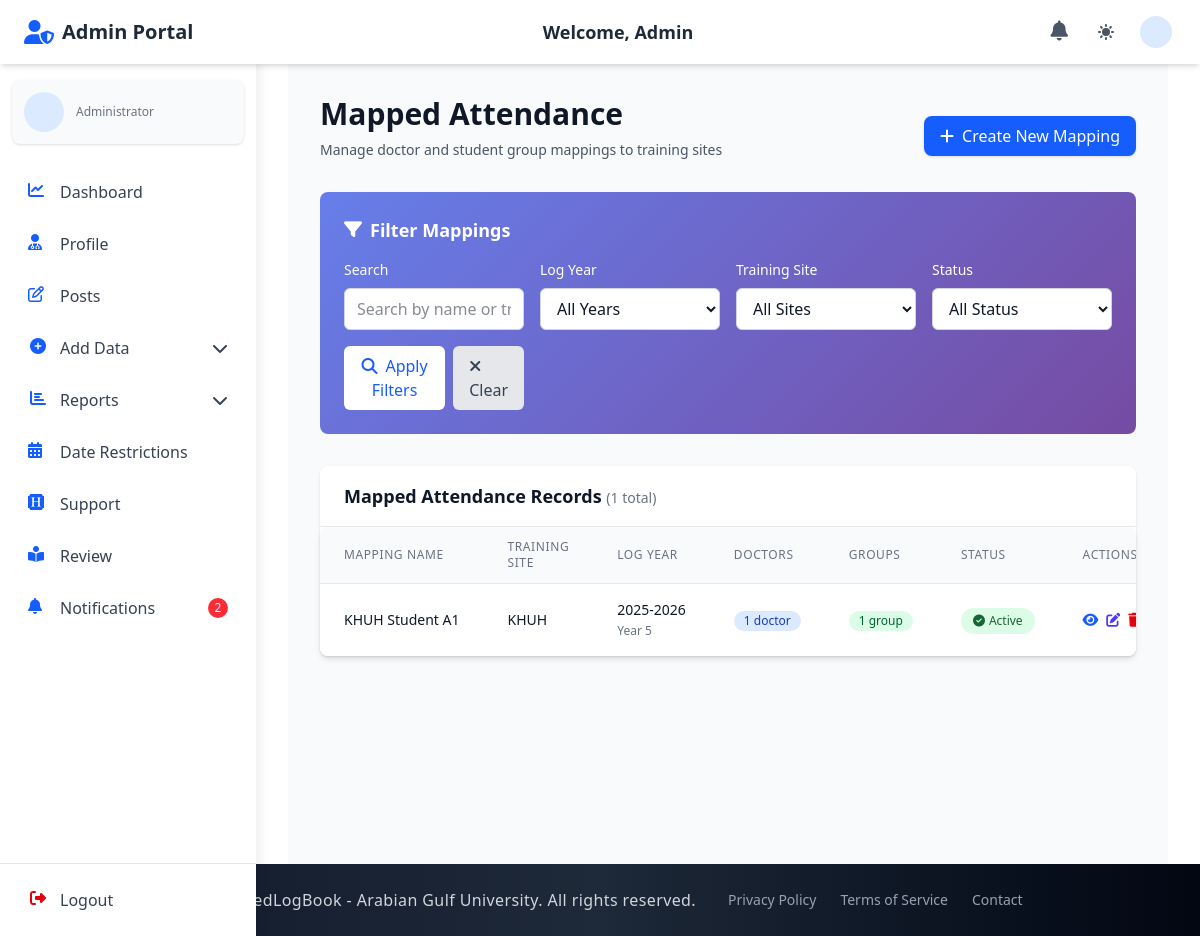
Screenshot of /admin_section/mapped-attendance/ (signed in) with the database file from the repository.
### admin_section/models.py (models this page shows, shortened)
class MappedAttendance(models.Model):
    name = models.CharField(max_length=100, help_text="Name for this attendance mapping")
    training_site = models.ForeignKey(TrainingSite, on_delete=models.CASCADE, related_name='mapped_attendances')
    doctors = models.ManyToManyField('accounts.Doctor', blank=True, related_name='mapped_attendances')
    groups = models.ManyToManyField(Group, blank=True, related_name='mapped_attendances')
    log_year = models.ForeignKey(LogYear, on_delete=models.CASCADE, related_name='mapped_attendances')
    log_year_section = models.ForeignKey(
        LogYearSection,
        on_delete=models.SET_NULL,
        null=True,
        blank=True,
        related_name='mapped_attendances'
    )
    is_active = models.BooleanField(default=True)
    created_at = models.DateTimeField(auto_now_add=True)
    updated_at = models.DateTimeField(auto_now=True)
    class Meta:
        ordering = ['-created_at']
        verbose_name = "Mapped Attendance"
        verbose_name_plural = "Mapped Attendances"
        unique_together = ['name', 'training_site', 'log_year']

class TrainingSite(models.Model):
    name = models.CharField(max_length=100, unique=True)
    log_year = models.ForeignKey(LogYear, on_delete=models.CASCADE, related_name='training_sites')

class LogYear(models.Model):
    year_name = models.CharField(max_length=20, unique=True)

class LogYearSection(models.Model):
    year_section_name = models.CharField(max_length=20)
    year_name = models.ForeignKey(LogYear, on_delete=models.CASCADE, related_name="log_year_sections")
    is_deleted = models.BooleanField(default=False)

### admin_section/views_file/mapped_attendance_views.py (the view)
# urls.py: path("mapped-attendance/", mapped_attendance_list, name="mapped_attendance_list"),
@login_required
def mapped_attendance_list(request):
    search_query = request.GET.get('search', '')
    log_year_filter = request.GET.get('log_year', '')
    training_site_filter = request.GET.get('training_site', '')
    is_active_filter = request.GET.get('is_active', '')
    mappings = MappedAttendance.objects.select_related(
        'training_site', 'log_year', 'log_year_section'
    ).prefetch_related('doctors', 'groups')
    if search_query:
        mappings = mappings.filter(
            Q(name__icontains=search_query) |
            Q(training_site__name__icontains=search_query)
        )
    if log_year_filter:
        mappings = mappings.filter(log_year_id=log_year_filter)
    if training_site_filter:
        mappings = mappings.filter(training_site_id=training_site_filter)
    if is_active_filter:
        mappings = mappings.filter(is_active=is_active_filter == 'true')
    paginator = Paginator(mappings, 10)
    page_number = request.GET.get('page')
    page_obj = paginator.get_page(page_number)
    log_years = LogYear.objects.all().order_by('-year_name')
    training_sites = TrainingSite.objects.all().order_by('name')
    context = {
        'page_obj': page_obj,
        'search_query': search_query,
        'log_years': log_years,
        'training_sites': training_sites,
        'selected_log_year': log_year_filter,
        'selected_training_site': training_site_filter,
        'selected_is_active': is_active_filter,
    }
    return render(request, 'admin_section/mapped_attendance_list.html', context)

### admin_section/context_processors.py (called while the page is built)
def admin_notification_count(request):
    if request.user.is_authenticated and request.user.role == 'admin':
        try:
            admin_unread_notifications_count = AdminNotification.objects.filter(recipient=request.user, is_read=False).count()
            return {'admin_unread_notifications_count': admin_unread_notifications_count}
        except:
            pass
    return {'admin_unread_notifications_count': 0}

### doctor_section/context_processors.py (called while the page is built, shortened)
def notification_count(request):
    return {'unread_notifications_count': 0}

### staff_section/context_processors.py (called while the page is built, shortened)
def staff_notification_count(request):
    return {'staff_unread_notifications_count': 0}

### student_section/context_processors.py (called while the page is built, shortened)
def student_notification_count(request):
    return {'student_unread_notifications_count': 0}

### admin_section/templates/admin_section/mapped_attendance_list.html (shortened to what this page needs)
{% extends 'base.html' %}
{% load static %}
{% block navbar %}
  {% include 'components/admin_auth_navbar.html' %}
{% endblock %}
{% block content %}
<div class="min-h-screen bg-gray-50 dark:bg-gray-900 py-8">
  <div class="max-w-7xl mx-auto px-4 sm:px-6 lg:px-8">
    <div class="mb-8">
      <div class="flex flex-col sm:flex-row sm:items-center sm:justify-between">
        <div>
          <h1 class="text-3xl font-bold text-gray-900 dark:text-white">Mapped Attendance</h1>
          <p class="mt-2 text-sm text-gray-600 dark:text-gray-400">
            Manage doctor and student group mappings to training sites
          </p>
        </div>
        <div class="mt-4 sm:mt-0">
          <a href="{% url 'admin_section:mapped_attendance_create' %}"
             class="inline-flex items-center px-4 py-2 bg-blue-600 hover:bg-blue-700 text-white font-medium rounded-lg shadow-sm transition-colors duration-200">
            <i class="fas fa-plus mr-2"></i>
            Create New Mapping
          </a>
        </div>
      </div>
    </div>
    <div class="filter-card rounded-lg p-6 mb-8 text-white">
      <h3 class="text-lg font-semibold mb-4 flex items-center">
        <i class="fas fa-filter mr-2"></i>
        Filter Mappings
      </h3>
      <form method="get" class="grid grid-cols-1 md:grid-cols-4 gap-4">
        <div>
          <label class="block text-sm font-medium mb-2">Search</label>
          <input type="text" name="search" value="{{ search_query }}"
                 placeholder="Search by name or training site..."
                 class="w-full px-3 py-2 rounded-md border border-gray-300 dark:border-gray-600 bg-white dark:bg-gray-800 text-gray-900 dark:text-white focus:ring-2 focus:ring-blue-500">
        </div>
        <div>
          <label class="block text-sm font-medium mb-2">Log Year</label>
          <select name="log_year" class="w-full px-3 py-2 rounded-md border border-gray-300 dark:border-gray-600 bg-white dark:bg-gray-800 text-gray-900 dark:text-white focus:ring-2 focus:ring-blue-500">
            <option value="">All Years</option>
          </select>
        </div>
        <div>
          <label class="block text-sm font-medium mb-2">Training Site</label>
          <select name="training_site" class="w-full px-3 py-2 rounded-md border border-gray-300 dark:border-gray-600 bg-white dark:bg-gray-800 text-gray-900 dark:text-white focus:ring-2 focus:ring-blue-500">
            <option value="">All Sites</option>
          </select>
        </div>
        <div>
          <label class="block text-sm font-medium mb-2">Status</label>
          <select name="is_active" class="w-full px-3 py-2 rounded-md border border-gray-300 dark:border-gray-600 bg-white dark:bg-gray-800 text-gray-900 dark:text-white focus:ring-2 focus:ring-blue-500">
            <option value="">All Status</option>
          </select>
        </div>
        <div class="md:col-span-4 flex gap-2">
          <button type="submit" class="px-4 py-2 bg-white text-blue-600 rounded-md hover:bg-gray-100 transition-colors duration-200 font-medium">
            <i class="fas fa-search mr-2"></i>Apply Filters
          </button>
          <a href="{% url 'admin_section:mapped_attendance_list' %}" class="px-4 py-2 bg-gray-200 text-gray-700 rounded-md hover:bg-gray-300 transition-colors duration-200 font-medium">
            <i class="fas fa-times mr-2"></i>Clear
          </a>
        </div>
      </form>
    </div>
    <div class="bg-white dark:bg-gray-800 rounded-lg shadow-sm">
      <div class="px-6 py-4 border-b border-gray-200 dark:border-gray-700">
        <h3 class="text-lg font-semibold text-gray-900 dark:text-white">
          Mapped Attendance Records
          {% if page_obj.paginator.count %}
            <span class="text-sm font-normal text-gray-500 dark:text-gray-400">
              ({{ page_obj.paginator.count }} total)
            </span>
          {% endif %}
        </h3>
      </div>
      {% if page_obj %}
        <div class="table-container">
          <table class="min-w-full divide-y divide-gray-200 dark:divide-gray-700">
            <thead class="bg-gray-50 dark:bg-gray-700">
              <tr>
                <th class="px-6 py-3 text-left text-xs font-medium text-gray-500 dark:text-gray-300 uppercase tracking-wider">
                  Mapping Name
                </th>
                <th class="px-6 py-3 text-left text-xs font-medium text-gray-500 dark:text-gray-300 uppercase tracking-wider">
                  Training Site
                </th>
                <th class="px-6 py-3 text-left text-xs font-medium text-gray-500 dark:text-gray-300 uppercase tracking-wider">
                  Log Year
                </th>
                <th class="px-6 py-3 text-left text-xs font-medium text-gray-500 dark:text-gray-300 uppercase tracking-wider">
                  Doctors
                </th>
                <th class="px-6 py-3 text-left text-xs font-medium text-gray-500 dark:text-gray-300 uppercase tracking-wider">
                  Groups
                </th>
                <th class="px-6 py-3 text-left text-xs font-medium text-gray-500 dark:text-gray-300 uppercase tracking-wider">
                  Status
                </th>
                <th class="px-6 py-3 text-left text-xs font-medium text-gray-500 dark:text-gray-300 uppercase tracking-wider">
                  Actions
                </th>
              </tr>
            </thead>
            <tbody class="bg-white dark:bg-gray-800 divide-y divide-gray-200 dark:divide-gray-700">
              {% for mapping in page_obj %}
                <tr class="hover:bg-gray-50 dark:hover:bg-gray-700 transition-colors duration-150">
                  <td class="px-6 py-4 whitespace-nowrap">
                    <div class="text-sm font-medium text-gray-900 dark:text-white">
                      {{ mapping.name }}
                    </div>
                  </td>
                  <td class="px-6 py-4 whitespace-nowrap">
                    <div class="text-sm text-gray-900 dark:text-white">
                      {{ mapping.training_site.name }}
                    </div>
                  </td>
                  <td class="px-6 py-4 whitespace-nowrap">
                    <div class="text-sm text-gray-900 dark:text-white">
                      {{ mapping.log_year.year_name }}
                      {% if mapping.log_year_section %}
                        <br><span class="text-xs text-gray-500">{{ mapping.log_year_section.year_section_name }}</span>
                      {% endif %}
                    </div>
                  </td>
                  <td class="px-6 py-4 whitespace-nowrap">
                    <div class="text-sm text-gray-900 dark:text-white">
                      <span class="inline-flex items-center px-2.5 py-0.5 rounded-full text-xs font-medium bg-blue-100 text-blue-800">
                        {{ mapping.doctors.count }} doctor{{ mapping.doctors.count|pluralize }}
                      </span>
                    </div>
                  </td>
                  <td class="px-6 py-4 whitespace-nowrap">
                    <div class="text-sm text-gray-900 dark:text-white">
                      <span class="inline-flex items-center px-2.5 py-0.5 rounded-full text-xs font-medium bg-green-100 text-green-800">
                        {{ mapping.groups.count }} group{{ mapping.groups.count|pluralize }}
                      </span>
                    </div>
                  </td>
                  <td class="px-6 py-4 whitespace-nowrap">
                    {% if mapping.is_active %}
                      <span class="status-badge status-active">
                        <i class="fas fa-check-circle mr-1"></i>Active
                      </span>
                    {% else %}
                      <span class="status-badge status-inactive">
                        <i class="fas fa-times-circle mr-1"></i>Inactive
                      </span>
                    {% endif %}
                  </td>
                  <td class="px-6 py-4 whitespace-nowrap text-sm font-medium">
                    <div class="flex space-x-2">
                      <a href="{% url 'admin_section:mapped_attendance_detail' mapping.pk %}"
                         class="text-blue-600 hover:text-blue-900 dark:text-blue-400 dark:hover:text-blue-300"
                         title="View Details">
                        <i class="fas fa-eye"></i>
                      </a>
                      <a href="{% url 'admin_section:mapped_attendance_edit' mapping.pk %}"
                         class="text-indigo-600 hover:text-indigo-900 dark:text-indigo-400 dark:hover:text-indigo-300"
                         title="Edit">
                        <i class="fas fa-edit"></i>
                      </a>
                      <a href="{% url 'admin_section:mapped_attendance_delete' mapping.pk %}"
                         class="text-red-600 hover:text-red-900 dark:text-red-400 dark:hover:text-red-300"
                         title="Delete">
                        <i class="fas fa-trash"></i>
                      </a>
                    </div>
                  </td>
                </tr>
              {% endfor %}
            </tbody>
          </table>
        </div>
      {% endif %}
    </div>
  </div>
</div>
{% endblock %}

### admin_section/templates/admin_section/mapped_attendance_list.html (style rules this page uses)
.table-container { overflow-x: auto; border-radius: 0.5rem; box-shadow: 0 4px 6px -1px rgba(0, 0, 0, 0.1); }
.filter-card { background: linear-gradient(135deg, #667eea 0%, #764ba2 100%); }
.status-badge { display: inline-flex; align-items: center; padding: 0.25rem 0.75rem; border-radius: 9999px; font-size: 0.75rem; font-weight: 500; }
.status-active { background-color: #dcfce7; color: #166534; }

### rows the page displays
MappedAttendance: name "KHUH Student A1", training_site.name "KHUH", log_year.year_name "2025-2026", log_year_section.year_section_name "Year 5", doctors.count "1", groups.count "1", is_active True (drawn)

### other values shown
{{ admin_unread_notifications_count }} "2"
{{ page_obj.paginator.count }} "1"
